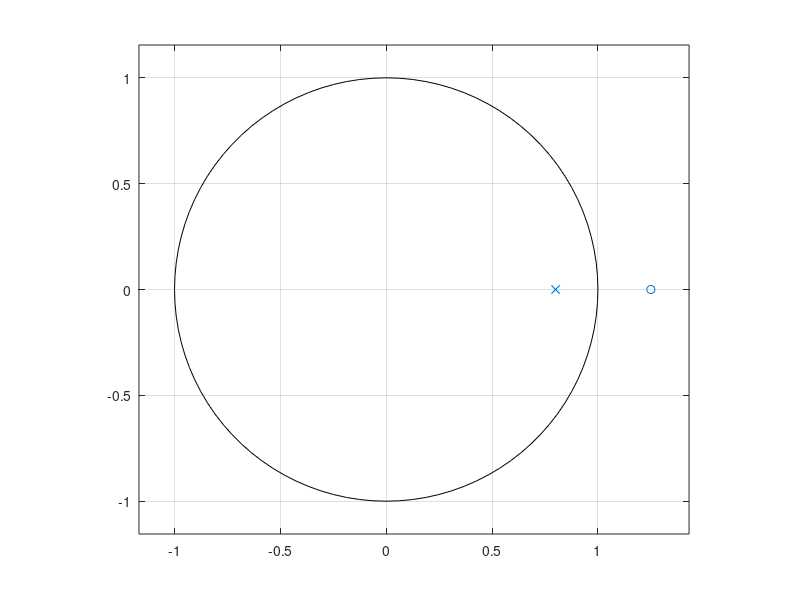
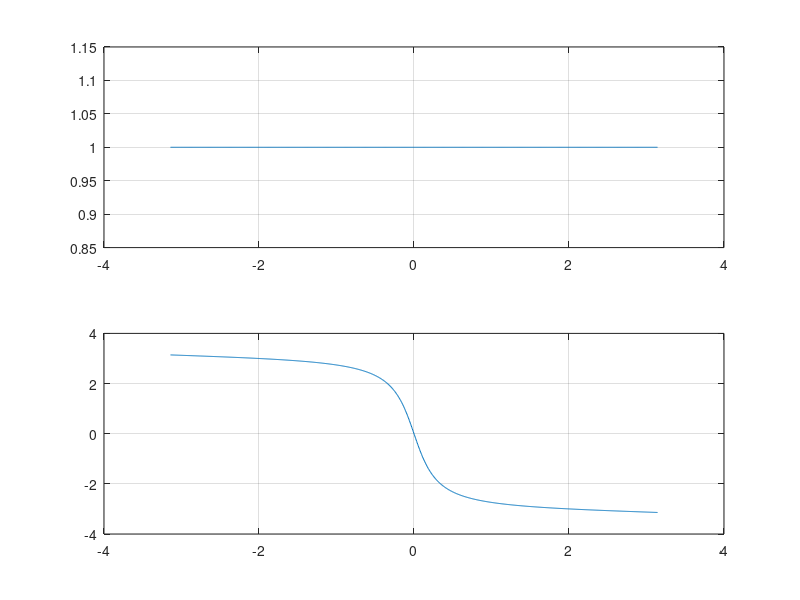

Reproduce these figures in MATLAB, in order.
clear all
close all
clc
a=[-.8 1];
b=[1 -.8];
w=linspace(-pi,pi,1000);
H=freqz(a,b,w);
zplane(a,b)
figure
subplot(211);plot(w,abs(H));grid on;
subplot(212);plot(w,angle(H));grid on;
